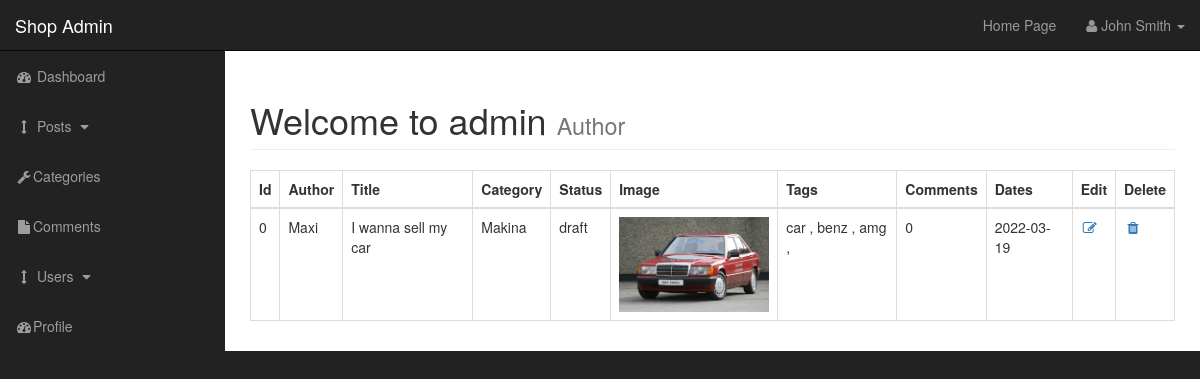
Page /admin/posts.php on the earlier database version.
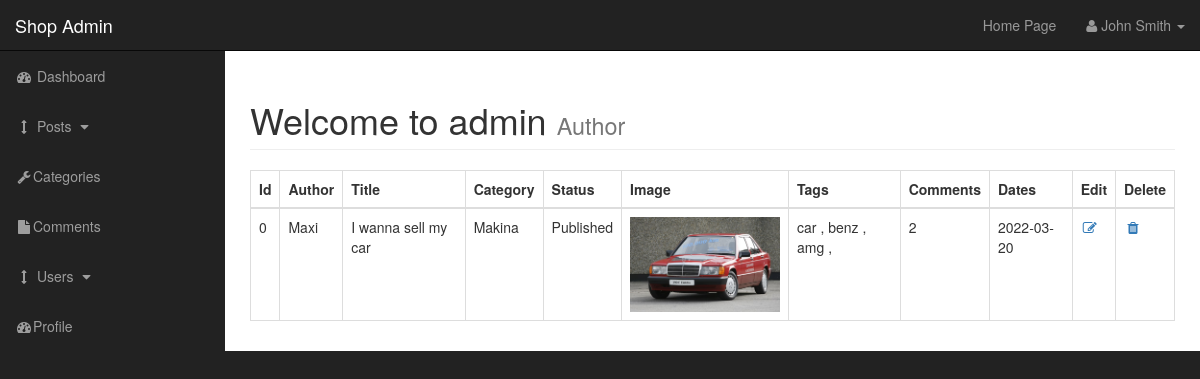
Same page on the later database version.
### tables this page shows
CREATE TABLE `posts` (
  `post_id` int(4) NOT NULL,
  `post_category_id` int(4) NOT NULL,
  `post_title` varchar(255) NOT NULL,
  `post_author` varchar(255) NOT NULL,
  `post_date` date NOT NULL,
  `post_image` text NOT NULL,
  `post_content` text NOT NULL,
  `post_tags` varchar(255) NOT NULL,
  `post_coment_count` int(15) NOT NULL,
  `post_status` varchar(255) NOT NULL DEFAULT 'draft',
  `post_views_count` int(10) NOT NULL
);

CREATE TABLE `categories` (
  `cat_id` int(4) NOT NULL,
  `cat_title` varchar(255) NOT NULL
);

### admin/includes/view_all_posts.php (the view)
<table class="table table-bordered table-hover">
    <thead>
        <tr>
            <th>Id</th>
            <th>Author</th>
            <th>Title</th>
            <th>Category</th>
            <th>Status</th>
            <th>Image</th>
            <th>Tags</th>
            <th>Comments</th>
            <th>Dates</th>
            <th>Edit</th>
            <th>Delete</th>
        </tr>
    </thead>
    <tbody>
       <?php
        $query = "Select * from posts";
        $query_result = mysqli_query($connection,$query);
        while($row = mysqli_fetch_assoc($query_result)){
            $post_id = $row['post_id'];
            $post_author = $row['post_author'];
            $post_title = $row['post_title'];
            $post_category_id = $row['post_category_id'];
            $post_status = $row['post_status'];
            $post_image = $row['post_image'];
            $post_tags = $row['post_tags'];
            $post_coment_count = $row['post_coment_count'];
            $post_date = $row['post_date'];
            echo "<tr>";
            echo "<td>$post_id</td>";
            echo "<td>$post_author</td>";
            echo "<td>$post_title</td>";
            $query = "Select * from categories where cat_id = {$post_category_id} ";
               $result = mysqli_query($connection,$query);
               while($row = mysqli_fetch_assoc($result)){
                   $cat_title = $row['cat_title'];
               }
            echo "<td>$cat_title</td>";
            echo "<td>$post_status</td>";
            echo "<td> <img width='150' src='../image/$post_image' alt='Here Should have an image'> </td>";
            echo "<td>$post_tags</td>";
            echo "<td>$post_coment_count</td>";
            echo "<td>$post_date</td>";
            echo "<td><a class = 'fa fa-fw fa-edit' href='posts.php?edit_id={$post_id}&source=3'></a>  </td>";
            echo "<td><a class = 'fa fa-fw fa-trash' href='posts.php?delete_id={$post_id}&source=2'></a>  </td>";
            echo "</tr>";
        }
        ?>
    </tbody>
</table>

### admin/includes/navigation.php (shortened to what this page needs)
<nav class="navbar navbar-inverse navbar-fixed-top" role="navigation">
    <div class="navbar-header">
        <a class="navbar-brand" href="index.php">Shop Admin</a>
    </div>
    <ul class="nav navbar-right top-nav">
       <li><a href='../'>Home Page</a> </li>
        <li class="dropdown">
            <a href="#" class="dropdown-toggle" data-toggle="dropdown"><i class="fa fa-user"></i> John Smith <b class="caret"></b></a>
        </li>
    </ul>
    <div class="collapse navbar-collapse navbar-ex1-collapse">
        <ul class="nav navbar-nav side-nav">
            <li>
                <a href="index.php"><i class="fa fa-fw fa-dashboard"></i> Dashboard</a>
            </li>
            <li>
                <a href="javascript:;" data-toggle="collapse" data-target="#posts_dropdown"><i class="fa fa-fw fa-arrows-v"></i> Posts <i class="fa fa-fw fa-caret-down"></i></a>
            </li>
            <li>
                <a href="categories.php"><i class="fa fa-fw fa-wrench"></i>Categories</a>
            </li>
            <li>
                <a href="comments.php"><i class="fa fa-fw fa-file"></i>Comments</a>
            </li>
            <li>
                <a href="javascript:;" data-toggle="collapse" data-target="#users_dropdown"><i class="fa fa-fw fa-arrows-v"></i> Users <i class="fa fa-fw fa-caret-down"></i></a>
            </li>
            <li>
                <a href="#"><i class="fa fa-fw fa-dashboard"></i>Profile</a>
            </li>
          </ul>
    </div>
</nav>

Differences in the rows shown:
changed posts "Maxi": post_status "draft" → "Published"; post_coment_count "0" → "2"; post_date "2022-03-19" → "2022-03-20"
